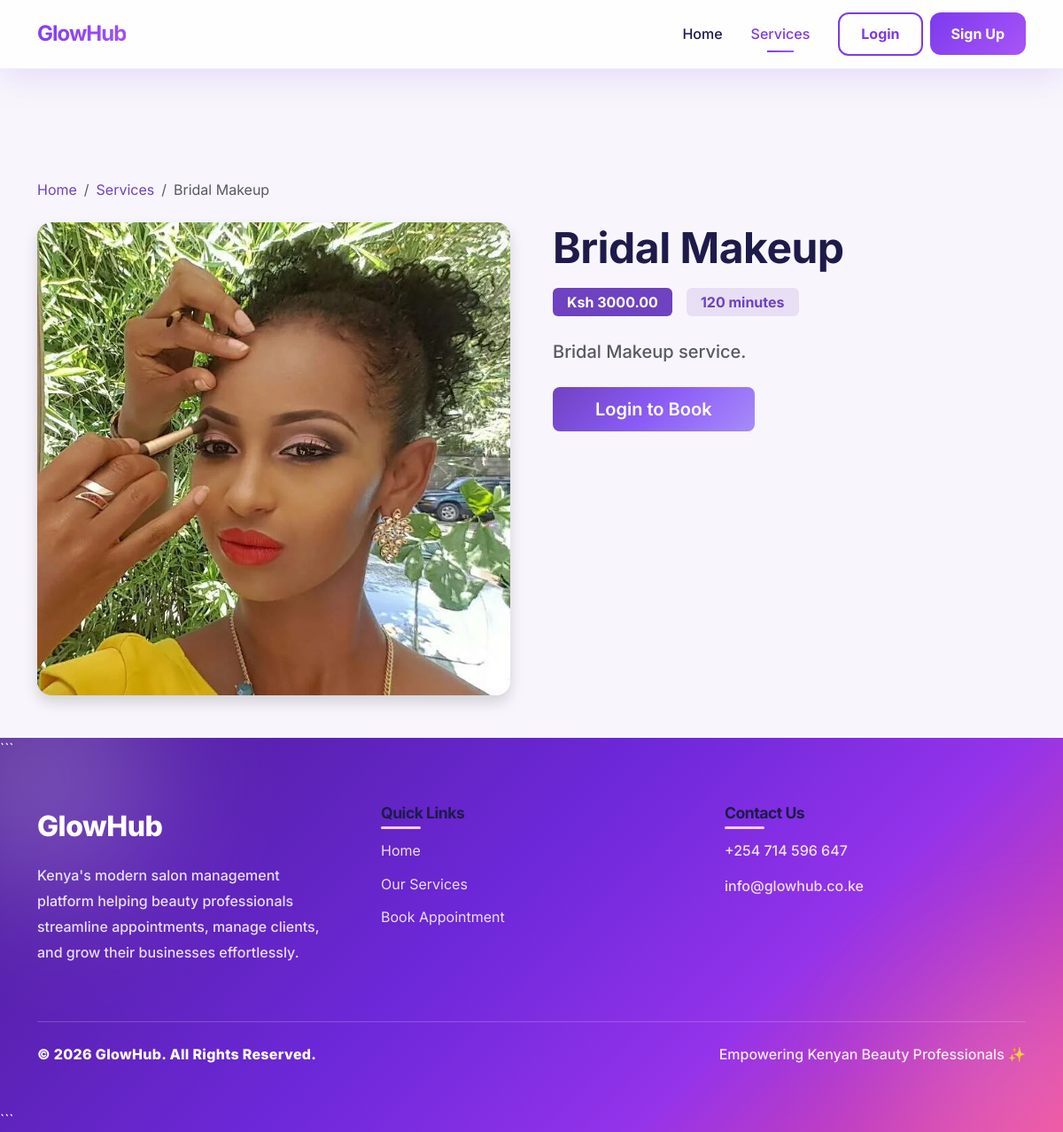
/services/13/, run on the app's committed database.
### salon/models.py (models this page shows, shortened)
class Service(models.Model):
    CATEGORY_CHOICES = [
        ('hair', 'Hair Services'),
        ('barber', 'Barber Services'),
        ('makeup', 'Makeup Services'),
        ('nails', 'Nail Services'),
        ('facial', 'Facial & Beauty'),
        ('spa', 'Spa & Wellness'),
    ]
    name = models.CharField(max_length=200)
    description = models.TextField()
    price = models.DecimalField(max_digits=10, decimal_places=2)
    duration = models.IntegerField(help_text="Duration in minutes")
    image = models.ImageField(upload_to='services/', blank=True, null=True)
    category = models.CharField(max_length=50, choices=CATEGORY_CHOICES, default='hair')
    is_active = models.BooleanField(default=True)
    created_at = models.DateTimeField(auto_now_add=True)
    class Meta:
        ordering = ['name']

### salon/views.py (the view)
# urls.py: path('services/<int:pk>/', views.service_detail, name='service_detail'),
def service_detail(request, pk):
    service = get_object_or_404(Service, pk=pk, is_active=True)
    return render(request, 'salon/service_detail.html', {'service': service})

### salon/templates/salon/service_detail.html (shortened to what this page needs)
{% extends 'salon/base.html' %}
{% block content %}
<div class="container py-5">
    <nav aria-label="breadcrumb" class="mb-4">
        <ol class="breadcrumb">
            <li class="breadcrumb-item"><a href="{% url 'home' %}" class="text-purple text-decoration-none">Home</a></li>
            <li class="breadcrumb-item"><a href="{% url 'services' %}" class="text-purple text-decoration-none">Services</a></li>
            <li class="breadcrumb-item active">{{ service.name }}</li>
        </ol>
    </nav>
    <div class="row g-5">
        <div class="col-lg-6">
            {% if service.image %}
            <img src="{{ service.image.url }}" class="img-fluid rounded-4 shadow" alt="{{ service.name }}">
            {% else %}
            <div class="rounded-4 d-flex align-items-center justify-content-center" style="height: 400px; background: var(--purple-soft);">
            </div>
            {% endif %}
        </div>
        <div class="col-lg-6">
            <h1 class="fw-bold mb-3">{{ service.name }}</h1>
            <div class="d-flex gap-3 mb-4">
                <span class="badge bg-purple fs-6 px-3 py-2">Ksh {{ service.price }}</span>
                <span class="badge bg-purple-soft text-purple fs-6 px-3 py-2">{{ service.duration }} minutes</span>
            </div>
            <p class="text-muted fs-5">{{ service.description }}</p>
            <div class="mt-4">
                {% if user.is_authenticated %}
                <a href="{% url 'book_appointment' %}?service={{ service.pk }}" class="btn btn-purple btn-lg px-5">
                    Book This Service
                </a>
                {% else %}
                <a href="{% url 'login' %}?next={% url 'book_appointment' %}?service={{ service.pk }}" class="btn btn-purple btn-lg px-5">
                    Login to Book
                </a>
                {% endif %}
            </div>
        </div>
    </div>
</div>
{% endblock %}

### salon/static/salon/css/modern.css (style rules this page uses)
:root { --primary: #7C3AED; --primary-dark: #6D28D9; --primary-light: #A855F7; --secondary: #A855F7; --background: #F5F3FF; --dark: #1E1B4B; --white: #FFFFFF; --light-gray: #F3F4F6; --gray: #9CA3AF; --border-color: #E5E7EB; --success: #10B981; --danger: #EF4444; --warning: #F59E0B; --info: #3B82F6; --shadow-sm: 0 1px 2px rgba(0, 0, 0, 0.05); --shadow-md: 0 4px 6px rgba(0, 0, 0, 0.1); --shadow-lg: 0 10px 25px rgba(124, 58, 237, 0.15); --shadow-xl: 0 20px 40px rgba(124, 58, 237, 0.2); --transition: all 0.3s cubic-bezier(0.4, 0, 0.2, 1); }
* { margin: 0; padding: 0; box-sizing: border-box; }
html { scroll-behavior: smooth; }
body { font-family: 'Inter', 'Poppins', -apple-system, BlinkMacSystemFont, 'Segoe UI', sans-serif; background: linear-gradient(135deg, #F5F3FF 0%, #FAF5FF 100%); color: var(--dark); min-height: 100vh; line-height: 1.6; }
h1, h2, h3, h4, h5, h6 { font-weight: 700; font-family: 'Poppins', 'Inter', sans-serif; color: var(--dark); letter-spacing: -0.5px; }
h1 { font-size: 3rem; }
p { color: #6B7280; font-weight: 500; }
a { color: var(--primary); text-decoration: none; transition: var(--transition); }
.gap-3 { gap: 1rem; }

### salon/static/salon/css/style.css (style rules this page uses)
:root { --purple-primary: #6f42c1; --purple-dark: #5a32a3; --purple-light: #8b5cf6; --purple-soft: #e8dff5; --purple-gradient: linear-gradient(135deg, #6f42c1 0%, #8b5cf6 50%, #a78bfa 100%); --purple-gradient-hover: linear-gradient(135deg, #5a32a3 0%, #7c3aed 50%, #8b5cf6 100%); --lavender-bg: #f8f6fc; --card-shadow: 0 4px 20px rgba(111, 66, 193, 0.1); --card-shadow-hover: 0 8px 30px rgba(111, 66, 193, 0.15); --transition-base: all 0.3s ease; --border-radius-sm: 8px; --border-radius-md: 12px; --border-radius-lg: 16px; --border-radius-xl: 24px; }
* { font-family: 'Inter', -apple-system, BlinkMacSystemFont, sans-serif; }
body { background: var(--lavender-bg); min-height: 100vh; }
.bg-purple { background: var(--purple-primary) !important; }
.bg-purple-soft { background: var(--purple-soft) !important; }
.text-purple { color: var(--purple-primary) !important; }
.btn-purple { background: var(--purple-gradient); color: #fff; border: none; border-radius: var(--border-radius-sm); padding: 10px 24px; font-weight: 600; transition: var(--transition-base); }

### data on the page
Service: name "Bridal Makeup", image (picture), price "3000.00", duration "120", description "Bridal Makeup service."
